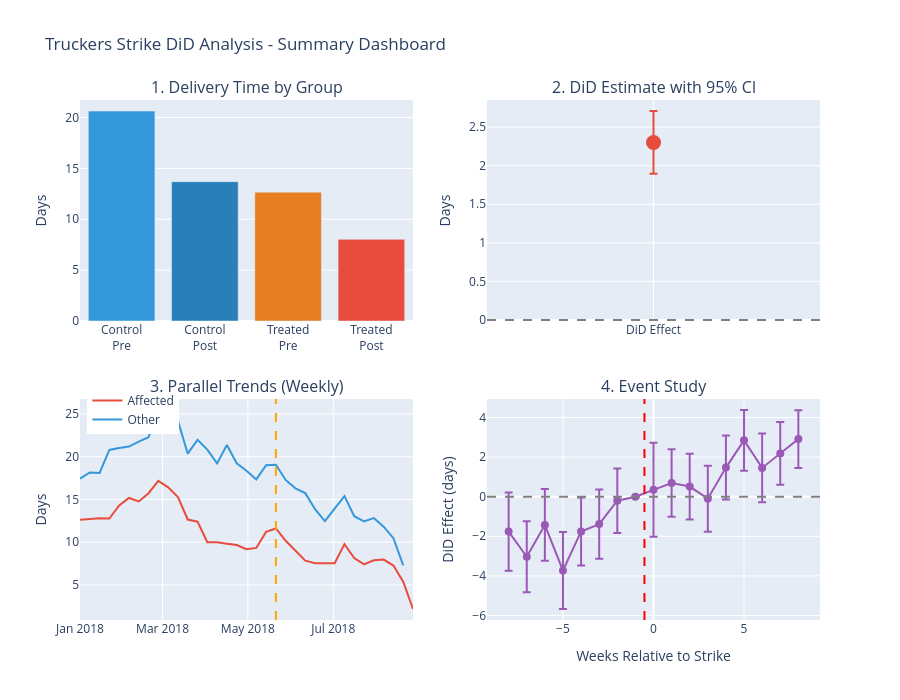

Write notebook code for a chart like this one.
### Markdown cell above
---
## 10. Summary Dashboard

### Code cell
# Create summary dashboard
fig = make_subplots(
    rows=2, cols=2,
    subplot_titles=(
        '1. Delivery Time by Group',
        '2. DiD Estimate with 95% CI',
        '3. Parallel Trends (Weekly)',
        '4. Event Study'
    ),
    vertical_spacing=0.15,
    horizontal_spacing=0.1
)

# 1. Group means bar chart
groups = ['Control<br>Pre', 'Control<br>Post', 'Treated<br>Pre', 'Treated<br>Post']
means = [control_pre, control_post, treat_pre, treat_post]
colors = ['#3498DB', '#2980B9', '#E67E22', '#E74C3C']

fig.add_trace(
    go.Bar(x=groups, y=means, marker_color=colors, showlegend=False),
    row=1, col=1
)

# 2. DiD estimate with CI
fig.add_trace(
    go.Scatter(
        x=['DiD Effect'],
        y=[did_estimate],
        mode='markers',
        marker=dict(size=15, color='#E74C3C'),
        error_y=dict(
            type='data',
            array=[did_ci_high - did_estimate],
            arrayminus=[did_estimate - did_ci_low],
        ),
        showlegend=False,
    ),
    row=1, col=2
)
fig.add_hline(y=0, row=1, col=2, line_dash='dash', line_color='gray')

# 3. Parallel trends
weekly_treated = weekly[weekly['treated'] == 1]
weekly_control = weekly[weekly['treated'] == 0]

fig.add_trace(
    go.Scatter(
        x=weekly_treated['week'],
        y=weekly_treated['delivery_time_days'],
        mode='lines',
        name='Affected',
        line=dict(color='#E74C3C'),
    ),
    row=2, col=1
)
fig.add_trace(
    go.Scatter(
        x=weekly_control['week'],
        y=weekly_control['delivery_time_days'],
        mode='lines',
        name='Other',
        line=dict(color='#3498DB'),
    ),
    row=2, col=1
)
fig.add_vline(x=STRIKE_START, row=2, col=1, line_dash='dash', line_color='orange')

# 4. Event study
fig.add_trace(
    go.Scatter(
        x=event_df['week'],
        y=event_df['estimate'],
        mode='markers+lines',
        marker=dict(size=8, color='#9B59B6'),
        line=dict(color='#9B59B6'),
        error_y=dict(
            type='data',
            symmetric=False,
            array=event_df['ci_high'] - event_df['estimate'],
            arrayminus=event_df['estimate'] - event_df['ci_low'],
            color='#9B59B6'
        ),
        showlegend=False,
    ),
    row=2, col=2
)
fig.add_hline(y=0, row=2, col=2, line_dash='dash', line_color='gray')
fig.add_vline(x=-0.5, row=2, col=2, line_dash='dash', line_color='red')

fig.update_layout(
    title='Truckers Strike DiD Analysis - Summary Dashboard',
    height=700,
    showlegend=True,
    legend=dict(yanchor='top', y=0.45, xanchor='left', x=0.01)
)

fig.update_yaxes(title_text='Days', row=1, col=1)
fig.update_yaxes(title_text='Days', row=1, col=2)
fig.update_yaxes(title_text='Days', row=2, col=1)
fig.update_yaxes(title_text='DiD Effect (days)', row=2, col=2)
fig.update_xaxes(title_text='Weeks Relative to Strike', row=2, col=2)

fig.show()

### Figure 1 — Plotly figure (JSON) as saved in the notebook; plotly's stock layout.template omitted (floating-point values rounded to 4 significant figures)
{"data": [{"marker": {"color": ["#3498DB", "#2980B9", "#E67E22", "#E74C3C"]}, "showlegend": false, "type": "bar", "x": ["Control<br>Pre", "Control<br>Post", "Treated<br>Pre", "Treated<br>Post"], "xaxis": "x", "y": [20.64, 13.7, 12.66, 8.024], "yaxis": "y"}, {"error_y": {"array": [0.4068], "arrayminus": [0.4068], "type": "data"}, "marker": {"color": "#E74C3C", "size": 15}, "mode": "markers", "showlegend": false, "type": "scatter", "x": ["DiD Effect"], "xaxis": "x2", "y": [2.302], "yaxis": "y2"}, {"line": {"color": "#E74C3C"}, "mode": "lines", "name": "Affected", "type": "scatter", "x": ["2018-01-01T00:00:00.000000000", "2018-01-08T00:00:00.000000000", "2018-01-15T00:00:00.000000000", "2018-01-22T00:00:00.000000000", "2018-01-29T00:00:00.000000000", "2018-02-05T00:00:00.000000000", "2018-02-12T00:00:00.000000000", "2018-02-19T00:00:00.000000000", "2018-02-26T00:00:00.000000000", "2018-03-05T00:00:00.000000000", "2018-03-12T00:00:00.000000000", "2018-03-19T00:00:00.000000000", "2018-03-26T00:00:00.000000000", "2018-04-02T00:00:00.000000000", "2018-04-09T00:00:00.000000000", "2018-04-16T00:00:00.000000000", "2018-04-23T00:00:00.000000000", "2018-04-30T00:00:00.000000000", "2018-05-07T00:00:00.000000000", "2018-05-14T00:00:00.000000000", "2018-05-21T00:00:00.000000000", "2018-05-28T00:00:00.000000000", "2018-06-04T00:00:00.000000000", "2018-06-11T00:00:00.000000000", "2018-06-18T00:00:00.000000000", "2018-06-25T00:00:00.000000000", "2018-07-02T00:00:00.000000000", "2018-07-09T00:00:00.000000000", "2018-07-16T00:00:00.000000000", "2018-07-23T00:00:00.000000000", "2018-07-30T00:00:00.000000000", "2018-08-06T00:00:00.000000000", "2018-08-13T00:00:00.000000000", "2018-08-20T00:00:00.000000000", "2018-08-27T00:00:00.000000000"], "xaxis": "x3", "y": [12.63, 12.74, 12.79, 12.77, 14.3, 15.17, 14.77, 15.74, 17.17, 16.42, 15.27, 12.66, 12.4, 9.993, 9.984, 9.832, 9.669, 9.171, 9.334, 11.21, 11.61, 10.17, 9.012, 7.834, 7.528, 7.511, 7.543, 9.774, 8.149, 7.398, 7.891, 7.963, 7.272, 5.371, 2.19], "yaxis": "y3"}, {"line": {"color": "#3498DB"}, "mode": "lines", "name": "Other", "type": "scatter", "x": ["2018-01-01T00:00:00.000000000", "2018-01-08T00:00:00.000000000", "2018-01-15T00:00:00.000000000", "2018-01-22T00:00:00.000000000", "2018-01-29T00:00:00.000000000", "2018-02-05T00:00:00.000000000", "2018-02-12T00:00:00.000000000", "2018-02-19T00:00:00.000000000", "2018-02-26T00:00:00.000000000", "2018-03-05T00:00:00.000000000", "2018-03-12T00:00:00.000000000", "2018-03-19T00:00:00.000000000", "2018-03-26T00:00:00.000000000", "2018-04-02T00:00:00.000000000", "2018-04-09T00:00:00.000000000", "2018-04-16T00:00:00.000000000", "2018-04-23T00:00:00.000000000", "2018-04-30T00:00:00.000000000", "2018-05-07T00:00:00.000000000", "2018-05-14T00:00:00.000000000", "2018-05-21T00:00:00.000000000", "2018-05-28T00:00:00.000000000", "2018-06-04T00:00:00.000000000", "2018-06-11T00:00:00.000000000", "2018-06-18T00:00:00.000000000", "2018-06-25T00:00:00.000000000", "2018-07-02T00:00:00.000000000", "2018-07-09T00:00:00.000000000", "2018-07-16T00:00:00.000000000", "2018-07-23T00:00:00.000000000", "2018-07-30T00:00:00.000000000", "2018-08-06T00:00:00.000000000", "2018-08-13T00:00:00.000000000", "2018-08-20T00:00:00.000000000"], "xaxis": "x3", "y": [17.44, 18.17, 18.1, 20.79, 21.02, 21.19, 21.77, 22.28, 25.46, 24.83, 24.23, 20.36, 21.97, 20.83, 19.22, 21.37, 19.23, 18.36, 17.34, 19.02, 19.07, 17.28, 16.31, 15.74, 13.87, 12.47, 13.9, 15.4, 13.05, 12.43, 12.83, 11.81, 10.47, 7.283], "yaxis": "y3"}, {"error_y": {"array": [1.976, 1.797, 1.813, 1.941, 1.72, 1.749, 1.626, 0.0, 2.375, 1.703, 1.661, 1.668, 1.618, 1.532, 1.741, 1.585, 1.461], "arrayminus": [1.976, 1.797, 1.813, 1.941, 1.72, 1.749, 1.626, 0.0, 2.375, 1.703, 1.661, 1.668, 1.618, 1.532, 1.741, 1.585, 1.461], "color": "#9B59B6", "symmetric": false, "type": "data"}, "line": {"color": "#9B59B6"}, "marker": {"color": "#9B59B6", "size": 8}, "mode": "markers+lines", "showlegend": false, "type": "scatter", "x": [-8, -7, -6, -5, -4, -3, -2, -1, 0, 1, 2, 3, 4, 5, 6, 7, 8], "xaxis": "x4", "y": [-1.761, -3.032, -1.425, -3.73, -1.755, -1.383, -0.2016, 0.0, 0.3482, 0.6943, 0.5131, -0.1007, 1.47, 2.847, 1.455, 2.187, 2.911], "yaxis": "y4"}], "layout": {"annotations": [{"font": {"size": 16}, "showarrow": false, "text": "1. Delivery Time by Group", "x": 0.225, "xanchor": "center", "xref": "paper", "y": 1, "yanchor": "bottom", "yref": "paper"}, {"font": {"size": 16}, "showarrow": false, "text": "2. DiD Estimate with 95% CI", "x": 0.775, "xanchor": "center", "xref": "paper", "y": 1, "yanchor": "bottom", "yref": "paper"}, {"font": {"size": 16}, "showarrow": false, "text": "3. Parallel Trends (Weekly)", "x": 0.225, "xanchor": "center", "xref": "paper", "y": 0.425, "yanchor": "bottom", "yref": "paper"}, {"font": {"size": 16}, "showarrow": false, "text": "4. Event Study", "x": 0.775, "xanchor": "center", "xref": "paper", "y": 0.425, "yanchor": "bottom", "yref": "paper"}], "height": 700, "legend": {"x": 0.01, "xanchor": "left", "y": 0.45, "yanchor": "top"}, "shapes": [{"line": {"color": "gray", "dash": "dash"}, "type": "line", "x0": 0, "x1": 1, "xref": "x2 domain", "y0": 0, "y1": 0, "yref": "y2"}, {"line": {"color": "orange", "dash": "dash"}, "type": "line", "x0": "2018-05-21T00:00:00", "x1": "2018-05-21T00:00:00", "xref": "x3", "y0": 0, "y1": 1, "yref": "y3 domain"}, {"line": {"color": "gray", "dash": "dash"}, "type": "line", "x0": 0, "x1": 1, "xref": "x4 domain", "y0": 0, "y1": 0, "yref": "y4"}, {"line": {"color": "red", "dash": "dash"}, "type": "line", "x0": -0.5, "x1": -0.5, "xref": "x4", "y0": 0, "y1": 1, "yref": "y4 domain"}], "showlegend": true, "title": {"text": "Truckers Strike DiD Analysis - Summary Dashboard"}, "xaxis": {"anchor": "y", "domain": [0, 0.45]}, "xaxis2": {"anchor": "y2", "domain": [0.55, 1]}, "xaxis3": {"anchor": "y3", "domain": [0, 0.45]}, "xaxis4": {"anchor": "y4", "domain": [0.55, 1], "title": {"text": "Weeks Relative to Strike"}}, "yaxis": {"anchor": "x", "domain": [0.575, 1], "title": {"text": "Days"}}, "yaxis2": {"anchor": "x2", "domain": [0.575, 1], "title": {"text": "Days"}}, "yaxis3": {"anchor": "x3", "domain": [0, 0.425], "title": {"text": "Days"}}, "yaxis4": {"anchor": "x4", "domain": [0, 0.425], "title": {"text": "DiD Effect (days)"}}}}
